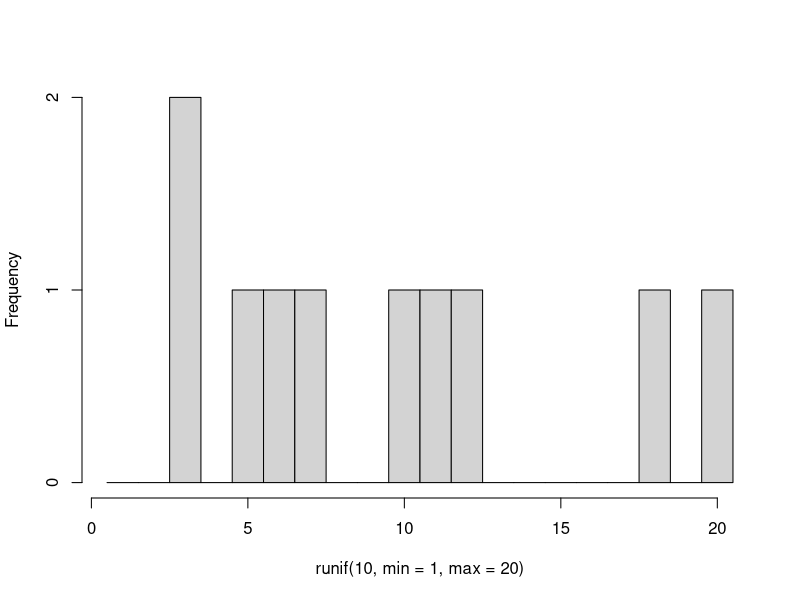
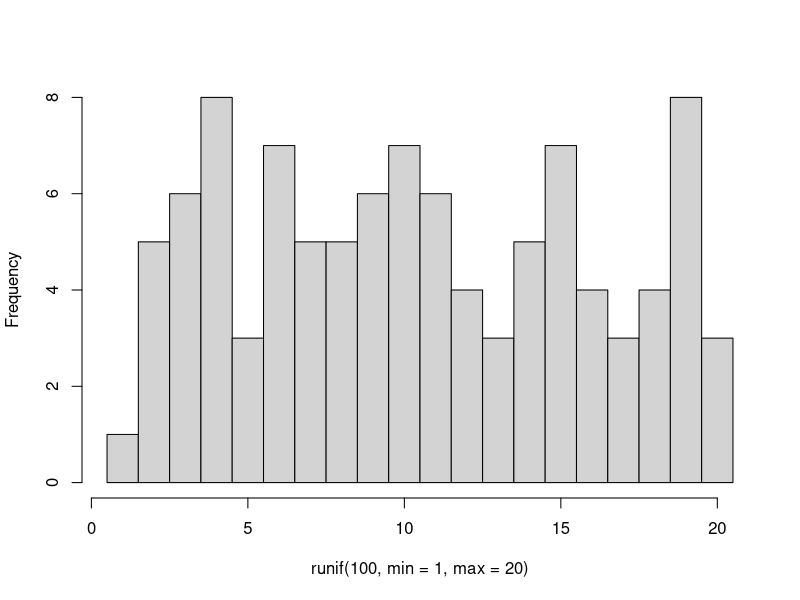
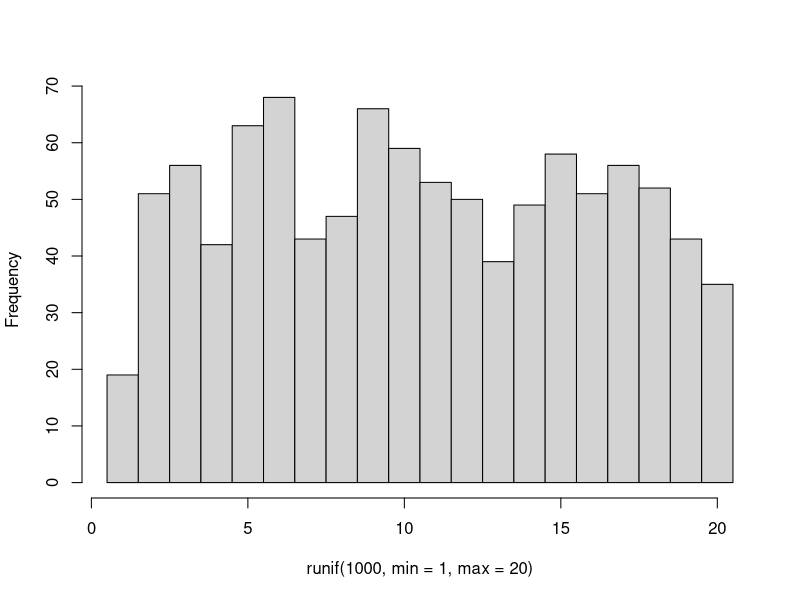
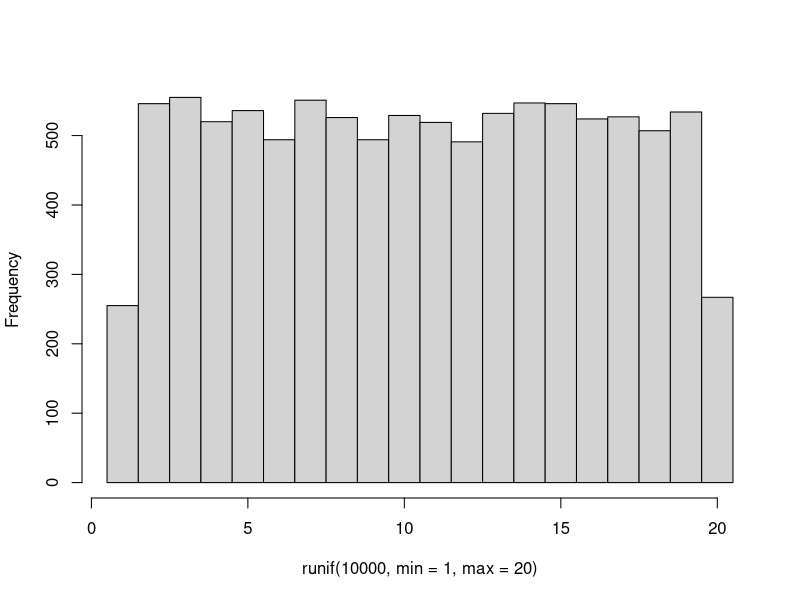
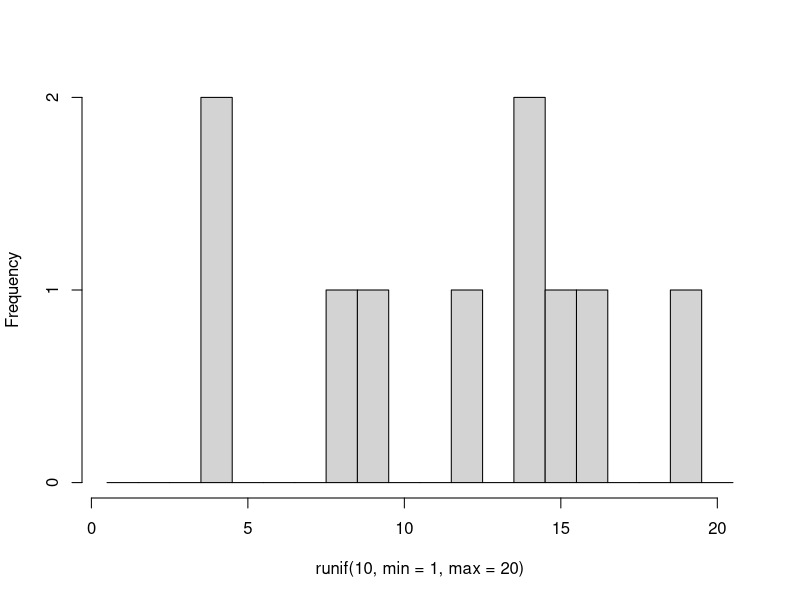
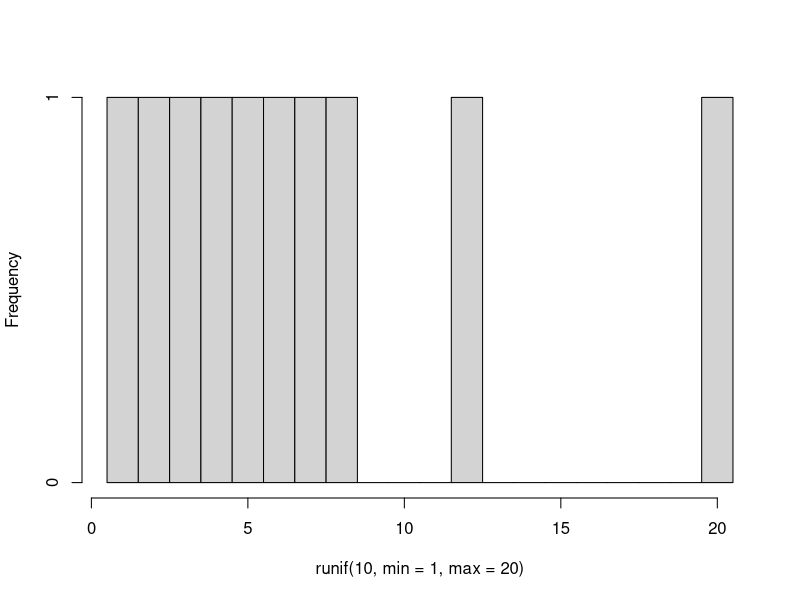
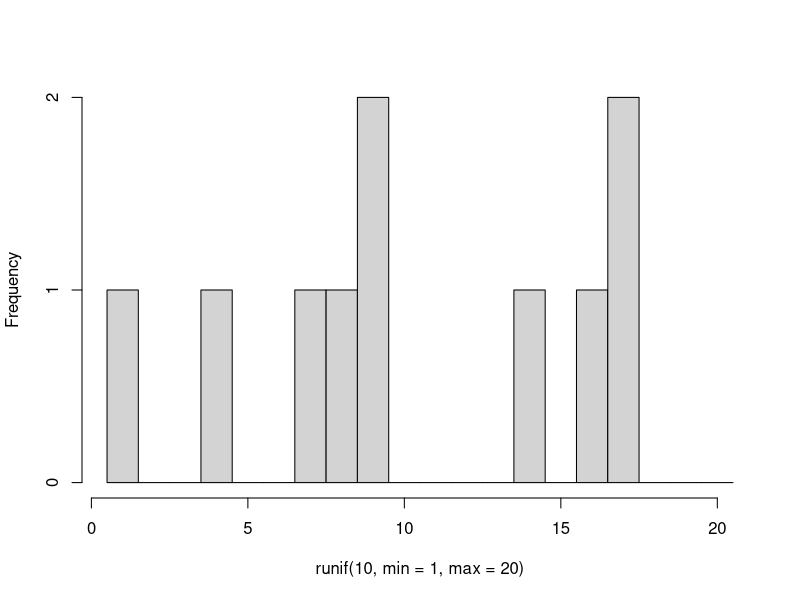
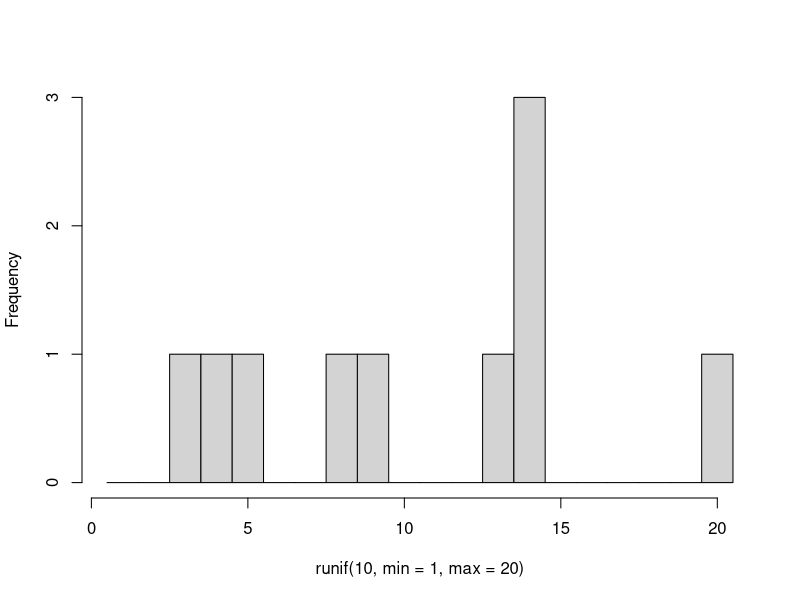

Write R code to recreate these figures, in order.
## ---- chunk 1

runif(1, min = 6, max = 9)

runif(10, min = 4, max = 20)

## ---- chunk 2

floor(runif(1, min = 1, max = 6))

## ---- chunk 3
#| layout-ncol: 2
#| fig-cap: 
#|   - "10 rolls"
#|   - "100 rolls"
#|   - "1000 rolls" 
#|   - "10000 rolls"
#| echo: false

hist(runif(10, min = 1, max = 20), breaks = seq(from = 0.5, to = 20.5), main = NULL)
hist(runif(100, min = 1, max = 20), breaks = seq(from = 0.5, to = 20.5), main = NULL)
hist(runif(1000, min = 1, max = 20), breaks = seq(from = 0.5, to = 20.5), main = NULL)
hist(runif(10000, min = 1, max = 20), breaks = seq(from = 0.5, to = 20.5), main = NULL)

## ---- chunk 4
#| layout-ncol: 5
#| echo: false

for (i in seq_along(1:10)) {
  hist(runif(10, min = 1, max = 20), breaks = seq(from = 0.5, to = 20.5), main = NULL)
}

## ---- chunk 5

rnorm(5)

rnorm(5, mean = 50, sd = 5)

## ---- chunk 6
#| layout-ncol: 2
#| fig-cap: 
#|   - "10 draws"
#|   - "100 draws"
#|   - "1000 draws" 
#|   - "10000 draws"
#| echo: false

hist(rnorm(10, mean = 50, sd = 5), main = NULL)
hist(rnorm(100, mean = 50, sd = 5), main = NULL)
hist(rnorm(1000, mean = 50, sd = 5), main = NULL)
hist(rnorm(10000, mean = 50, sd = 5), main = NULL)

## ---- chunk 7
#| layout-ncol: 5
#| echo: false

for (i in seq_along(1:10)) {
  hist(rnorm(50, mean = 50, sd = 5), main = NULL)
}

